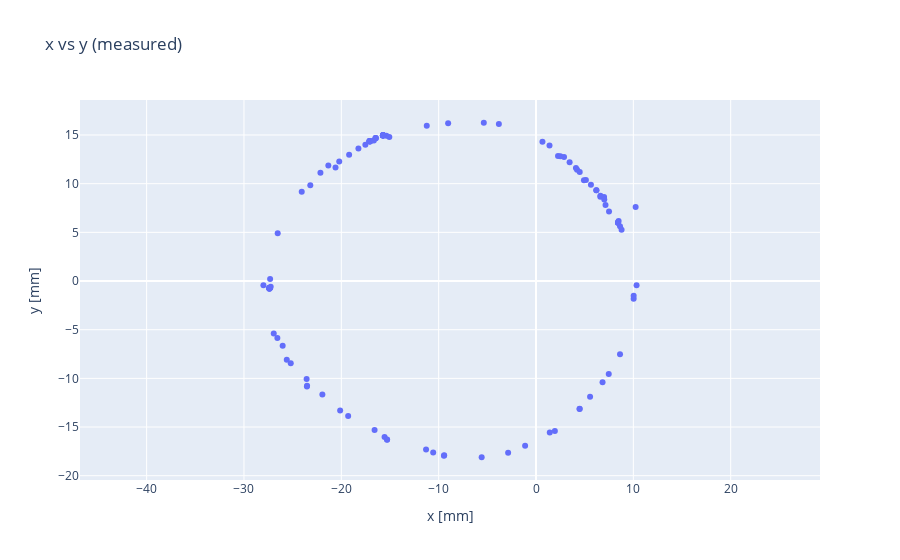

Write notebook code for a chart like this one.
### Code cell
a = 0
b = 1

measured2D = go.Scatter(x=locpred[:,a], y=locpred[:,b], mode='markers')
layout = go.Layout(title='x vs y (measured)')
fig2 = go.Figure(data=[measured2D], layout=layout)
fig2.update_layout(
    xaxis_title="x [mm]",
    yaxis_title="y [mm]"
)
fig2.update_yaxes(scaleanchor='x')
fig2.show()
